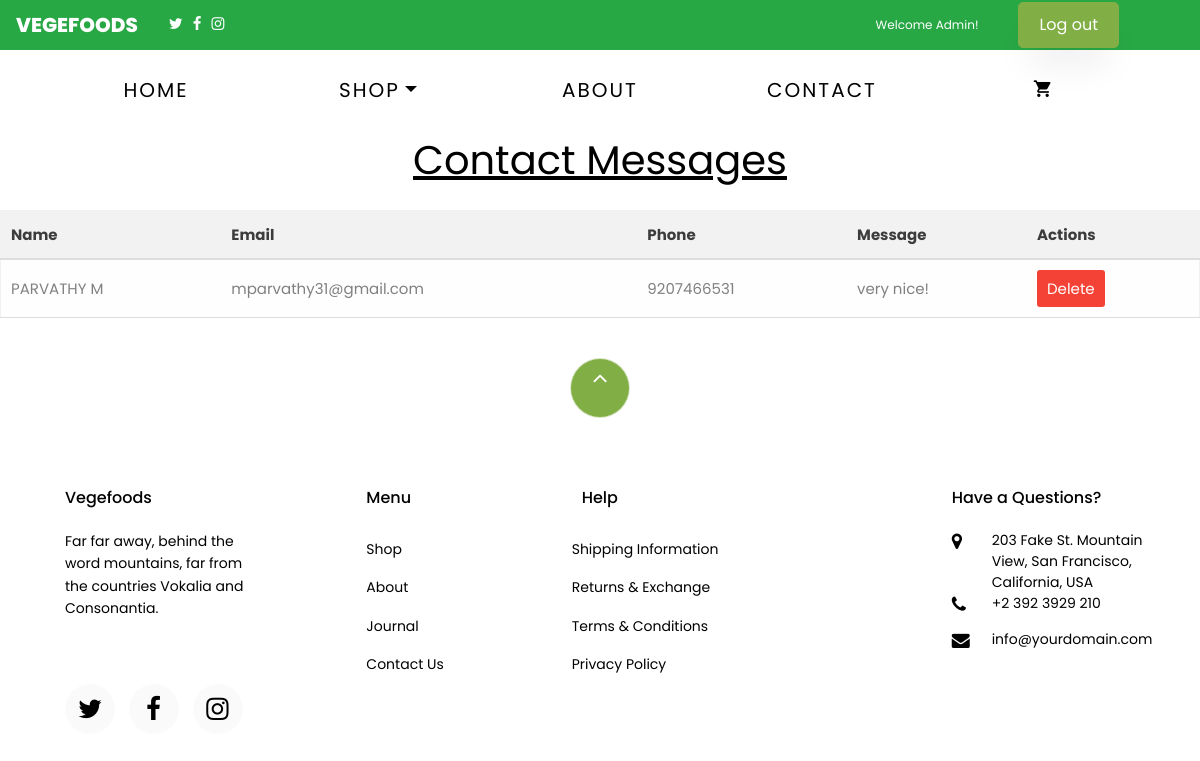
Screenshot of /contact/contact-messages/ (signed in) with the database file from the repository.
### app/models.py (models this page shows, shortened)
class customuser(AbstractUser):
    full_name = models.CharField(max_length=255, blank=True, null=True)
    phone = models.CharField(max_length=15, blank=True, null=True)
    is_admin = models.BooleanField(default=False)
    is_user = models.BooleanField(default=False)

class ContactMessage(models.Model):
    name = models.CharField(max_length=100)
    email = models.EmailField()
    phone = models.CharField(max_length=15)
    message = models.TextField()
    created_at = models.DateTimeField(auto_now_add=True)

### app/views.py (the view)
# urls.py: path('contact/contact-messages/', views.contact_messages, name='contact_messages'),
@user_passes_test(is_admin_user)
def contact_messages(request):
    messages = ContactMessage.objects.all().order_by('-created_at')
    return render(request, 'contact_messages.html', {'messages': messages})

### app/views.py (called while the page is built)
def is_admin_user(user):
    return user.is_authenticated and user.is_superuser

### templates/contact_messages.html (shortened to what this page needs)
{% extends 'base.html' %}
{% load static %}
{% block content %}
    <h1 style="text-align: center; text-decoration: underline;">Contact Messages</h1>
    {% if messages %}
    <table style="width: 100%; border-collapse: collapse; margin-top: 20px;">
        <thead style="background-color: #f2f2f2;">
            <tr>
                <th style="padding: 10px; text-align: left; border-bottom: 2px solid #ddd;">Name</th>
                <th style="padding: 10px; text-align: left; border-bottom: 2px solid #ddd;">Email</th>
                <th style="padding: 10px; text-align: left; border-bottom: 2px solid #ddd;">Phone</th>
                <th style="padding: 10px; text-align: left; border-bottom: 2px solid #ddd;">Message</th>
                 <th style="padding: 10px; text-align: left; border-bottom: 2px solid #ddd;">Actions</th>
            </tr>
        </thead>
        <tbody>
            {% for message in messages %}
            <tr style="border-bottom: 1px solid #ddd;">
                <td style="padding: 10px;">{{ message.name }}</td>
                <td style="padding: 10px;">{{ message.email }}</td>
                <td style="padding: 10px;">{{ message.phone }}</td>
                <td style="padding: 10px;">{{ message.message }}</td>
                      <td style="padding: 10px;">
                    <form action="{% url 'delete_contact_message' message.id %}" method="post" style="display:inline;">
                        <button type="submit" style="background-color: #f44336; color: white; border: none; padding: 5px 10px; cursor: pointer; border-radius: 3px;">Delete</button>
                    </form>
                </td>
            </tr>
            {% endfor %}
        </tbody>
    </table>
    {% else %}
    <p style="color: #555; font-size: 16px; text-align: center; margin: 20px; font-family: Arial, sans-serif;">
        No contact messages available.
    </p>
    {% endif %}
<br>
<br>
{% endblock %}

### templates/base.html (shortened to what this page needs)
{% load static %}
<!DOCTYPE html>
<html lang="en">
  <head>
    <link rel="stylesheet" type="text/css" href="https://cdnjs.cloudflare.com/ajax/libs/slick-carousel/1.7.1/slick.css" />
    <link rel="stylesheet" type="text/css" href="https://cdnjs.cloudflare.com/ajax/libs/slick-carousel/1.7.1/slick-theme.css" />
    <link rel="stylesheet" href="https://cdnjs.cloudflare.com/ajax/libs/font-awesome/6.0.0-beta3/css/all.min.css">
        <link rel="stylesheet" href="{% static 'special/css/app.css' %}">
        <link rel="stylesheet" href="https://cdnjs.cloudflare.com/ajax/libs/font-awesome/6.6.0/css/brands.min.css" />
    <link rel="stylesheet" href="{%  static 'css/open-iconic-bootstrap.min.css' %}">
    <link rel="stylesheet" href="{%  static 'css/animate.css' %}">
    <link rel="stylesheet" href="{% static 'css/owl.carousel.min.css' %}">
    <link rel="stylesheet" href="{% static 'css/owl.theme.default.min.css' %}">
    <link rel="stylesheet" href="{% static 'css/magnific-popup.css' %}">
    <link rel="stylesheet" href="{% static 'css/aos.css' %}">
    <link rel="stylesheet" href="{% static 'css/ionicons.min.css' %}">
    <link rel="stylesheet" href="{% static 'css/bootstrap-datepicker.css' %}">
    <link rel="stylesheet" href="{% static 'css/jquery.timepicker.css' %}">
    <link rel="stylesheet" href="{% static 'css/flaticon.css' %}">
    <link rel="stylesheet" href="{% static 'css/icomoon.css' %}">
    <link rel="stylesheet" href="{% static 'css/style.css' %}">
  </head>
  <body class="goto-here">
    <nav class="navbar navbar-expand-lg navbar-light bg-success" style="height: 50px">
      <a class="navbar-brand" style="color: white;">Vegefoods</a>
      <div class="container-fluid">
        <ul style="list-style: none; padding: 0; margin: 0; display: flex;">
          <li style="margin-right: 10px; "><a href="#"><span class="icon-twitter" style="color: white;"></span></a></li>
          <li style="margin-right: 10px;"><a href="#"><span class="icon-facebook"  style="color: white;"></span></a></li>
          <li style="margin-right: 10px;"><a href="#"><span class="icon-instagram" style="color: white;"></span></a></li>
  </ul>
  {% if user.is_authenticated %}
  <div class="header-content">
       <small class="welcome-message">Welcome {{ user.full_name }}!</small>
    <a href="{% url 'logout' %}" class="btn btn-primary">Log out</a>
{% endif %}
      </div>
</div>
</nav>
{% if user.is_authenticated %}
    <nav class="navbar navbar-expand-lg navbar-dark ftco_navbar bg-dark ftco-navbar-light" id="ftco-navbar">
	    <div class="container">
	      <div class="collapse navbar-collapse" id="ftco-nav" style>
	        <ul class="navbar-nav ml-auto">
	          <li class="nav-item active"><a href="{% url 'home' %}" class="nav-link" style="font-size: 20px;">Home</a></li>
	          <li class="nav-item dropdown">
              <a class="nav-link dropdown-toggle" href="#" id="dropdown04" data-toggle="dropdown" aria-haspopup="true" aria-expanded="false" style="font-size: 20px;">Shop</a>
            </li>
	          <li class="nav-item"><a href="{% url 'about' %}" class="nav-link" style="font-size: 20px;" >About</a></li>
	           <li class="nav-item"><a href="{% url 'contact' %}" class="nav-link" style="font-size: 20px;">Contact</a></li>
	          <li class="nav-item cta cta-colored"><a href="{% url 'cart' %}" class="nav-link" style="font-size: 20px;"><span class="icon-shopping_cart"></span></a></li>
	        </ul>
	      </div>
	    </div>
	  </nav>
     {% endif %}
{% block content %}
{% endblock %}
<footer class="ftco-footer ftco-section" >
  <div class="container">
    <div class="row">
      <div class="mouse">
        <a href="#" class="mouse-icon">
          <div class="mouse-wheel"><span class="ion-ios-arrow-up"></span></div>
        </a>
      </div>
    </div>
    <div class="row mb-5">
      <div class="col-md">
        <div class="ftco-footer-widget mb-4">
          <h2 class="ftco-heading-2" style="margin-left: 20px;">Vegefoods</h2>
          <p style="margin-left:20px;">Far far away, behind the word mountains, far from the countries Vokalia and Consonantia.</p>
          <ul class="ftco-footer-social list-unstyled float-md-left float-lft mt-5">
            <li class="ftco-animate"><a href="#"><span class="icon-twitter"></span></a></li>
            <li class="ftco-animate"><a href="#"><span class="icon-facebook"></span></a></li>
            <li class="ftco-animate"><a href="#"><span class="icon-instagram"></span></a></li>
          </ul>
        </div>
      </div>
      <div class="col-md">
        <div class="ftco-footer-widget mb-4 ml-md-5">
          <h2 class="ftco-heading-2"style="margin-left: 20px;" >Menu</h2>
          <ul class="list-unstyled">
            <li><a href="#" class="py-2 d-block">Shop</a></li>
            <li><a href="{% url 'about' %}" class="py-2 d-block">About</a></li>
            <li><a href="#" class="py-2 d-block">Journal</a></li>
            <li><a href="{% url 'contact' %}" class="py-2 d-block">Contact Us</a></li>
          </ul>
        </div>
      </div>
      <div class="col-md-4">
         <div class="ftco-footer-widget mb-4">
          <h2 class="ftco-heading-2"style="margin-left: 30px;">Help</h2>
          <div class="d-flex">
            <ul class="list-unstyled mr-l-5 pr-l-3 mr-4">
              <li><a href="#" class="py-2 d-block">Shipping Information</a></li>
              <li><a href="#" class="py-2 d-block">Returns &amp; Exchange</a></li>
              <li><a href="#" class="py-2 d-block">Terms &amp; Conditions</a></li>
              <li><a href="#" class="py-2 d-block">Privacy Policy</a></li>
            </ul>
                 </div>
        </div>
      </div>
      <div class="col-md">
        <div class="ftco-footer-widget mb-4">
          <h2 class="ftco-heading-2"style="margin-left:20px;">Have a Questions?</h2>
          <div class="block-23 mb-3">
            <ul>
              <li><span class="icon icon-map-marker"></span><span class="text" >203 Fake St. Mountain View, San Francisco, California, USA</span></li>
              <li><a href="#"><span class="icon icon-phone"></span><span class="text">+2 392 3929 210</span></a></li>
              <li><a href="#"><span class="icon icon-envelope"></span><span class="text">info@yourdomain.com</span></a></li>
            </ul>
          </div>
        </div>
      </div>
    </div>
  </div>
</footer>
  </body>
</html>

### static/css/icomoon.css (style rules this page uses)
[class^="icon-"], [class*=" icon-"] { font-family: 'icomoon' !important; speak: none; font-style: normal; font-weight: normal; font-variant: normal; text-transform: none; line-height: 1; -webkit-font-smoothing: antialiased; -moz-osx-font-smoothing: grayscale; }
.icon-map-marker:before { content: "\f041"; }
.icon-phone:before { content: "\f095"; }
.icon-twitter:before { content: "\f099"; }
.icon-facebook:before { content: "\f09a"; }
.icon-envelope:before { content: "\f0e0"; }
.icon-instagram:before { content: "\f16d"; }
.icon-shopping_cart:before { content: "\e8cc"; }

### templates/base.html (style rules this page uses)
* { margin: 0; padding: 0; }
#ftco-navbar ul.navbar-nav { display: flex; justify-content: space-between; width: 100%; }
#ftco-navbar ul.navbar-nav li { flex: 1; text-align: center; }
.header-content { display: flex; align-items: center; justify-content: space-between; padding: 10px 20px; }
.welcome-message { color: white; text-align: center; margin: 0; margin-right: 40px; flex: 1; }
.btn-primary { background-color: #007bff; color: white; padding: 10px 20px; border: none; border-radius: 5px; cursor: pointer; text-decoration: none; margin-right: 30px; }
#ftco-navbar ul li { position: relative; }

### rows the page displays
customuser: full_name "Admin"
ContactMessage: name "PARVATHY M", email "mparvathy31@gmail.com", phone "9207466531", message "very nice!"
